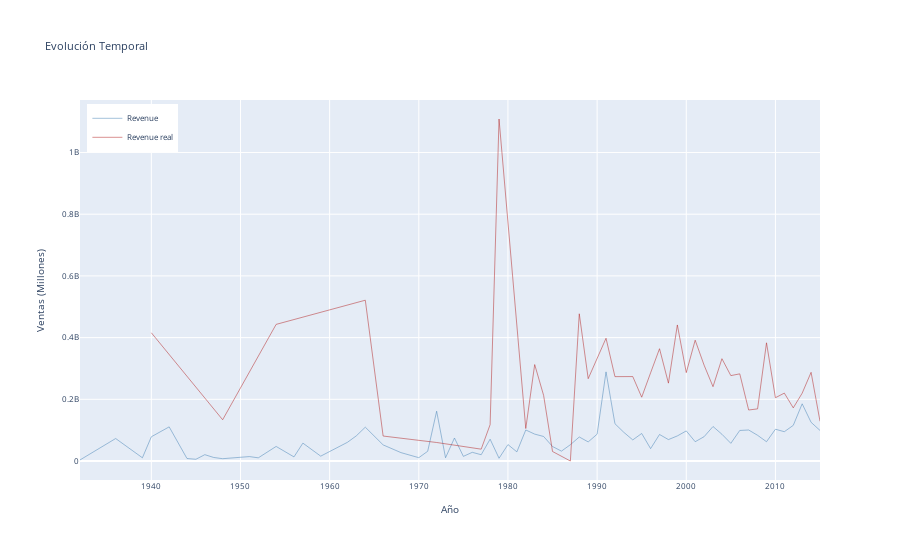

This figure's notebook cell:
### Code cell
df_aux = df_pred_test.groupby(df_pred_test["date"].dt.year)['revenue'].mean().reset_index()[:-1]
df_aux2 = y_test.groupby(y_test["date"].dt.year)['revenue'].mean().reset_index()[:-1]


fig = go.Figure()
fig.add_trace(go.Scatter(
    x=df_aux['date'], y=df_aux['revenue'],
    hoverinfo='x+y',
    mode='lines',
    line=dict(width=0.5, color='steelblue'),
    name = 'Revenue'
))
fig.add_trace(go.Scatter(
    x=df_aux2['date'], y=df_aux2['revenue'],
    hoverinfo='x+y',
    mode='lines',
    line=dict(width=0.5, color='firebrick'),
    name = 'Revenue real'
))

fig.update_layout(
    title = 'Evolución Temporal',
    xaxis_title = 'Año',
    yaxis_title = 'Ventas (Millones)',
    legend=dict(
        bgcolor = 'white',
        yanchor="top",
        y=0.99,
        xanchor="left",
        x=0.01),
    font=dict(size=8),
    # margin=dict(
    #     l=0,
    #     r=0,
    #     b=0,
    #     t=25,
    #     pad=4
    # )
)
